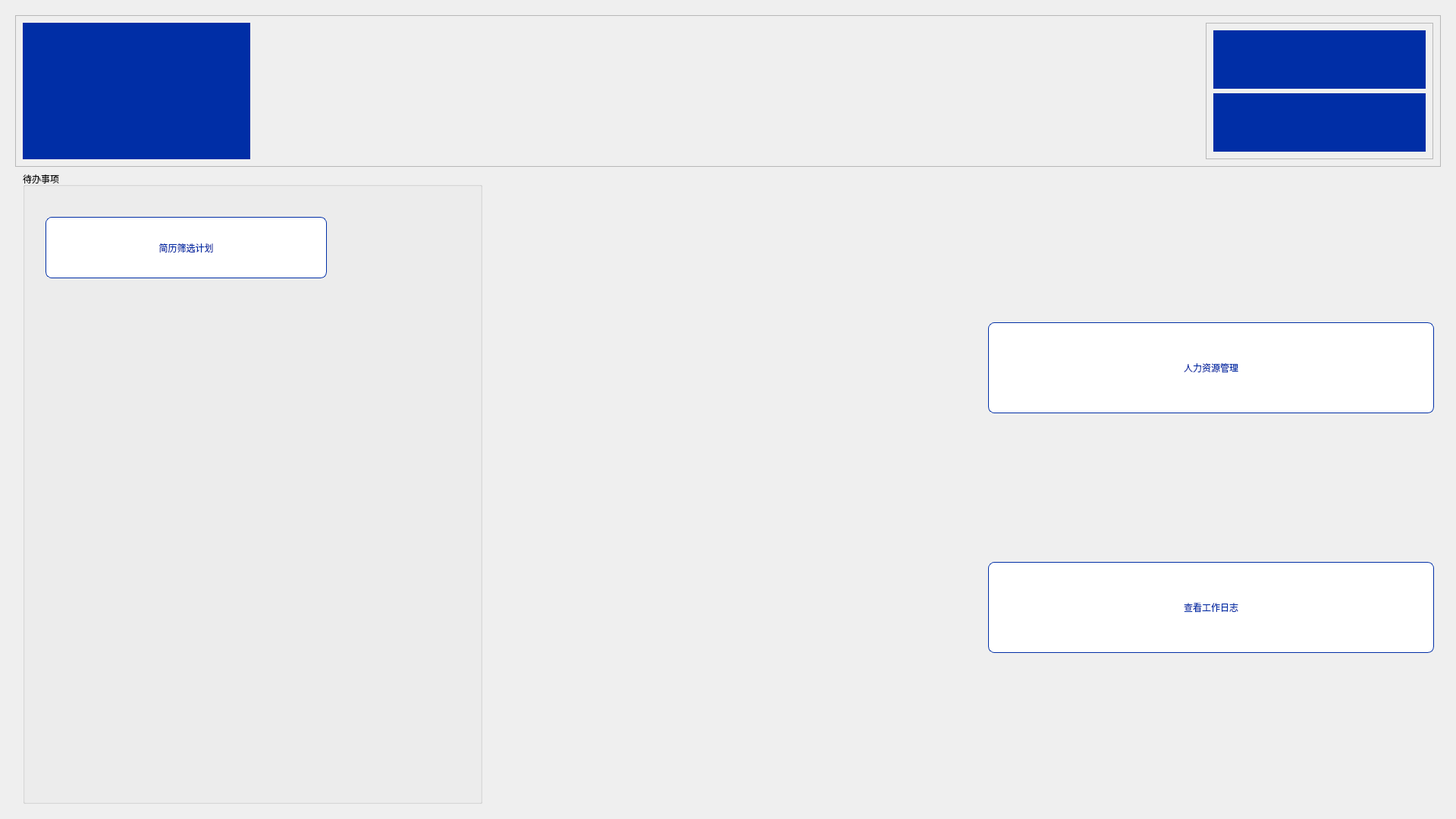
<?xml version="1.0" encoding="UTF-8"?>
<ui version="4.0">
 <class>KLWidget</class>
 <widget class="QWidget" name="KLWidget">
  <property name="geometry">
   <rect>
    <x>0</x>
    <y>0</y>
    <width>1920</width>
    <height>1080</height>
   </rect>
  </property>
  <property name="windowTitle">
   <string>KLWidget</string>
  </property>
  <property name="styleSheet">
   <string notr="true"/>
  </property>
  <layout class="QHBoxLayout" name="horizontalLayout_3">
   <item>
    <widget class="QStackedWidget" name="stackedWidget">
     <property name="styleSheet">
      <string notr="true">#stackedWidget{
	background-color: rgba(255, 255, 255, 0);
}</string>
     </property>
     <property name="currentIndex">
      <number>0</number>
     </property>
     <widget class="QWidget" name="page_main">
      <property name="styleSheet">
       <string notr="true">#page_main{
	border:0px solid grey;
}

QLabel{
	background-color:#002EA6;
	color:#fff;
	
	font: 75 29pt &quot;微软雅黑&quot;;
}
</string>
      </property>
      <layout class="QVBoxLayout" name="verticalLayout_3">
       <item>
        <widget class="QFrame" name="frm_title">
         <property name="maximumSize">
          <size>
           <width>16777215</width>
           <height>200</height>
          </size>
         </property>
         <property name="frameShape">
          <enum>QFrame::StyledPanel</enum>
         </property>
         <property name="frameShadow">
          <enum>QFrame::Raised</enum>
         </property>
         <layout class="QHBoxLayout" name="horizontalLayout_2">
          <item>
           <widget class="QLabel" name="lab_logo">
            <property name="minimumSize">
             <size>
              <width>300</width>
              <height>180</height>
             </size>
            </property>
            <property name="text">
             <string/>
            </property>
           </widget>
          </item>
          <item>
           <spacer name="horizontalSpacer">
            <property name="orientation">
             <enum>Qt::Horizontal</enum>
            </property>
            <property name="sizeHint" stdset="0">
             <size>
              <width>40</width>
              <height>20</height>
             </size>
            </property>
           </spacer>
          </item>
          <item>
           <widget class="QFrame" name="frame">
            <property name="minimumSize">
             <size>
              <width>300</width>
              <height>180</height>
             </size>
            </property>
            <property name="frameShape">
             <enum>QFrame::StyledPanel</enum>
            </property>
            <property name="frameShadow">
             <enum>QFrame::Raised</enum>
            </property>
            <layout class="QVBoxLayout" name="verticalLayout">
             <item>
              <widget class="QLabel" name="lab_hello">
               <property name="text">
                <string/>
               </property>
               <property name="alignment">
                <set>Qt::AlignCenter</set>
               </property>
              </widget>
             </item>
             <item>
              <widget class="QLabel" name="lab_department">
               <property name="text">
                <string/>
               </property>
               <property name="alignment">
                <set>Qt::AlignCenter</set>
               </property>
              </widget>
             </item>
            </layout>
           </widget>
          </item>
         </layout>
        </widget>
       </item>
       <item>
        <layout class="QHBoxLayout" name="horizontalLayout">
         <property name="leftMargin">
          <number>10</number>
         </property>
         <item>
          <widget class="QGroupBox" name="groupBox">
           <property name="title">
            <string>待办事项</string>
           </property>
           <widget class="QPushButton" name="btn_plan_selection">
            <property name="geometry">
             <rect>
              <x>30</x>
              <y>60</y>
              <width>371</width>
              <height>81</height>
             </rect>
            </property>
            <property name="styleSheet">
             <string notr="true">
QPushButton{
	background-color:#ffffff;
	color:#002EA6;
	font: 75 22pt &quot;微软雅黑&quot;;
	border:1px solid #002EA6;
	border-radius:8px;
}
QPushButton:pressed{
	background-color:#002EA6;
	color:#ffffff;
	font: 75 22pt &quot;微软雅黑&quot;;
	border:1px solid #ffffff;
	border-radius:8px;
}
QPushButton:checked{
	background-color:#002EA6;
	color:#ffffff;
	font: 75 22pt &quot;微软雅黑&quot;;
	border:1px solid #ffffff;
	border-radius:8px;
}</string>
            </property>
            <property name="text">
             <string>简历筛选计划</string>
            </property>
           </widget>
          </widget>
         </item>
         <item>
          <spacer name="horizontalSpacer_2">
           <property name="orientation">
            <enum>Qt::Horizontal</enum>
           </property>
           <property name="sizeType">
            <enum>QSizePolicy::Preferred</enum>
           </property>
           <property name="sizeHint" stdset="0">
            <size>
             <width>40</width>
             <height>20</height>
            </size>
           </property>
          </spacer>
         </item>
         <item>
          <widget class="QFrame" name="frame_3">
           <property name="frameShape">
            <enum>QFrame::NoFrame</enum>
           </property>
           <property name="frameShadow">
            <enum>QFrame::Raised</enum>
           </property>
          </widget>
         </item>
         <item>
          <widget class="QFrame" name="frame_2">
           <property name="frameShape">
            <enum>QFrame::NoFrame</enum>
           </property>
           <property name="frameShadow">
            <enum>QFrame::Raised</enum>
           </property>
           <layout class="QVBoxLayout" name="verticalLayout_2">
            <item>
             <widget class="QPushButton" name="btn_HRMTool">
              <property name="sizePolicy">
               <sizepolicy hsizetype="Preferred" vsizetype="Fixed">
                <horstretch>0</horstretch>
                <verstretch>0</verstretch>
               </sizepolicy>
              </property>
              <property name="minimumSize">
               <size>
                <width>170</width>
                <height>120</height>
               </size>
              </property>
              <property name="styleSheet">
               <string notr="true">
QPushButton{
	background-color:#ffffff;
	color:#002EA6;
	font: 75 22pt &quot;微软雅黑&quot;;
	border:1px solid #002EA6;
	border-radius:8px;
}
QPushButton:pressed{
	background-color:#002EA6;
	color:#ffffff;
	font: 75 22pt &quot;微软雅黑&quot;;
	border:1px solid #ffffff;
	border-radius:8px;
}
QPushButton:checked{
	background-color:#002EA6;
	color:#ffffff;
	font: 75 22pt &quot;微软雅黑&quot;;
	border:1px solid #ffffff;
	border-radius:8px;
}</string>
              </property>
              <property name="text">
               <string>人力资源管理</string>
              </property>
             </widget>
            </item>
            <item>
             <widget class="QPushButton" name="btn_WorkLog">
              <property name="sizePolicy">
               <sizepolicy hsizetype="Preferred" vsizetype="Fixed">
                <horstretch>0</horstretch>
                <verstretch>0</verstretch>
               </sizepolicy>
              </property>
              <property name="minimumSize">
               <size>
                <width>170</width>
                <height>120</height>
               </size>
              </property>
              <property name="styleSheet">
               <string notr="true">
QPushButton{
	background-color:#ffffff;
	color:#002EA6;
	font: 75 22pt &quot;微软雅黑&quot;;
	border:1px solid #002EA6;
	border-radius:8px;
}
QPushButton:pressed{
	background-color:#002EA6;
	color:#ffffff;
	font: 75 22pt &quot;微软雅黑&quot;;
	border:1px solid #ffffff;
	border-radius:8px;
}
QPushButton:checked{
	background-color:#002EA6;
	color:#ffffff;
	font: 75 22pt &quot;微软雅黑&quot;;
	border:1px solid #ffffff;
	border-radius:8px;
}</string>
              </property>
              <property name="text">
               <string>查看工作日志</string>
              </property>
             </widget>
            </item>
           </layout>
          </widget>
         </item>
        </layout>
       </item>
      </layout>
     </widget>
     <widget class="HRMTool" name="page_hrm"/>
    </widget>
   </item>
  </layout>
 </widget>
 <customwidgets>
  <customwidget>
   <class>HRMTool</class>
   <extends>QWidget</extends>
   <header>HRMTool/hrmtool.h</header>
   <container>1</container>
  </customwidget>
 </customwidgets>
 <resources/>
 <connections/>
</ui>
